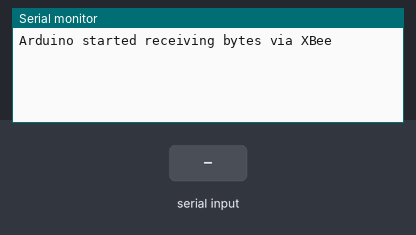
A sketch run on a simulated Arduino Uno, built with avr-gcc and run on an emulated ATmega328P. Parts: the last lines printed to the serial monitor. The inputs (shaded band) are chosen by the test bench.

Above: at 2.2 s.
2.3 s: "1" received over the second serial link
At 4.4 s:
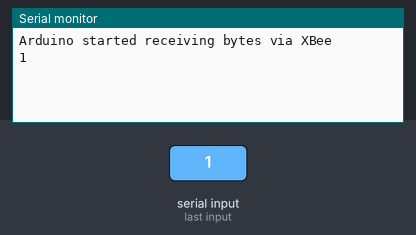
4.7 s: "0" received over the second serial link
At 6.1 s:
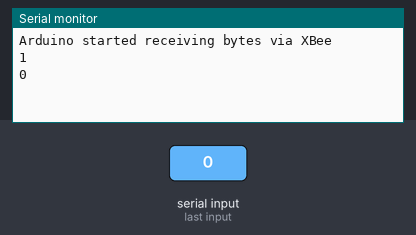
6.2 s: "2" received over the second serial link
At 7.8 s:
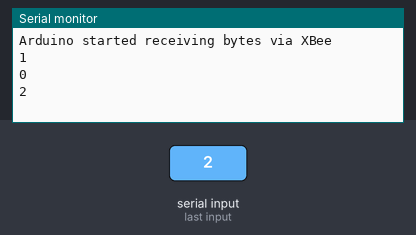

The sketch:

receiver.ino
```cpp
#include <SoftwareSerial.h>

SoftwareSerial xbee(A4, A5); // RX, TX


void setup()
{
    Serial.begin(9600);

    Serial.println( "Arduino started receiving bytes via XBee" );

    //Set the data rate for the SoftwareSerial port
    xbee.begin(9600);

    delay( 1000 );


}

void loop() {
Serial.println(xbee.readString());


}
```

Measured:
- after the input at 2.3 s, the serial monitor: prints a new line after 1.0 s (image 1)
- after the input at 4.7 s, the serial monitor: prints a new line after 1.0 s (image 2)
- after the input at 6.2 s, the serial monitor: prints a new line after 1.0 s (image 3)
